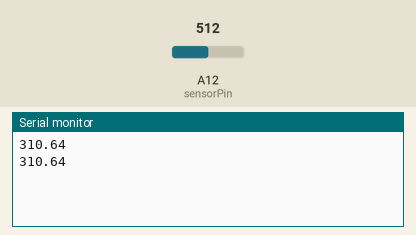
The sketch below on a simulated Arduino Mega 2560, built with avr-gcc and run on an emulated ATmega2560. Parts: the last lines printed to the serial monitor. The test bench sets the inputs (shaded band); at power-on: A12 (sensorPin) = 512.

Above: at 1.8 s.
1.9 s: A12 (sensorPin) set to 716
At 2.8 s:
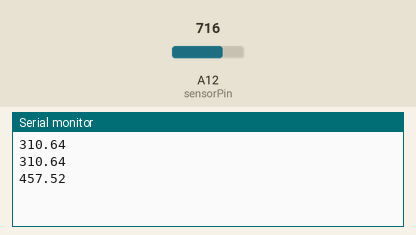
3.4 s: A12 (sensorPin) set to 900
At 4.7 s:
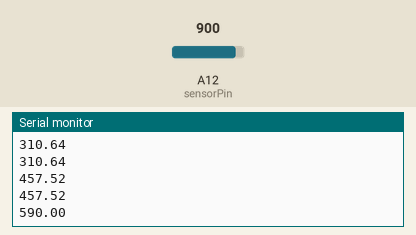
Timing chart, 0 to 6.4 s (numbered marks = the images above; inputs shaded):
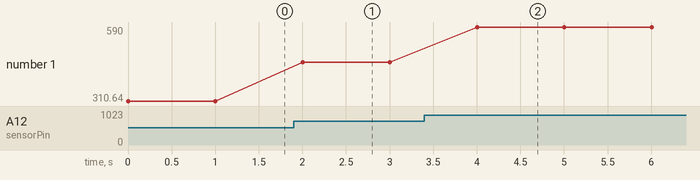

The sketch:

temperature.ino
```cpp
int sensorPin = A12;

void setup()
{
  Serial.begin(9600);
  pinMode(sensorPin, INPUT);
}

void loop()
{
  int reading = analogRead(sensorPin);
  float voltage = reading * (5000 / 1024); //5000mV supplied by USB
  float tempC = (voltage - 500)/10;

  float tempF = (tempC * 9 / 5) + 32;
  Serial.println(tempF);
  delay(1000);
}
```

Measured:
- after the input at 1.9 s, the serial monitor: prints a new line after 0.10 s (image 1)
- after the input at 3.4 s, the serial monitor: prints a new line after 0.60 s (image 2)
- plotted number 1: 310.64 → 457.52 after the input at 1.9 s, 457.52 → 590 after the input at 3.4 s
